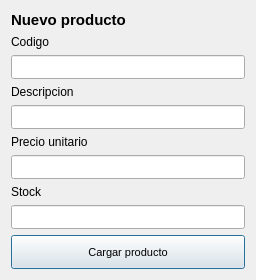
<?xml version="1.0" encoding="UTF-8"?>
<ui version="4.0">
 <class>nuevo_producto</class>
 <widget class="QDialog" name="nuevo_producto">
  <property name="geometry">
   <rect>
    <x>0</x>
    <y>0</y>
    <width>256</width>
    <height>272</height>
   </rect>
  </property>
  <property name="windowTitle">
   <string>Ingresar datos</string>
  </property>
  <layout class="QVBoxLayout" name="verticalLayout">
   <item>
    <widget class="QLabel" name="label_5">
     <property name="text">
      <string>&lt;html&gt;&lt;head/&gt;&lt;body&gt;&lt;p&gt;&lt;span style=&quot; font-size:11pt; font-weight:600;&quot;&gt;Nuevo producto&lt;/span&gt;&lt;/p&gt;&lt;/body&gt;&lt;/html&gt;</string>
     </property>
    </widget>
   </item>
   <item>
    <widget class="QFrame" name="frame">
     <property name="styleSheet">
      <string notr="true">QFrame#frame{
border: none;
}</string>
     </property>
     <property name="frameShape">
      <enum>QFrame::StyledPanel</enum>
     </property>
     <property name="frameShadow">
      <enum>QFrame::Raised</enum>
     </property>
     <layout class="QVBoxLayout" name="verticalLayout_2">
      <property name="leftMargin">
       <number>0</number>
      </property>
      <property name="topMargin">
       <number>0</number>
      </property>
      <property name="rightMargin">
       <number>0</number>
      </property>
      <property name="bottomMargin">
       <number>0</number>
      </property>
      <item>
       <widget class="QLabel" name="label">
        <property name="sizePolicy">
         <sizepolicy hsizetype="Preferred" vsizetype="Fixed">
          <horstretch>0</horstretch>
          <verstretch>0</verstretch>
         </sizepolicy>
        </property>
        <property name="text">
         <string>Codigo</string>
        </property>
       </widget>
      </item>
      <item>
       <widget class="QLineEdit" name="input_codigo">
        <property name="minimumSize">
         <size>
          <width>0</width>
          <height>24</height>
         </size>
        </property>
        <property name="placeholderText">
         <string/>
        </property>
       </widget>
      </item>
      <item>
       <widget class="QLabel" name="label_2">
        <property name="sizePolicy">
         <sizepolicy hsizetype="Preferred" vsizetype="Fixed">
          <horstretch>0</horstretch>
          <verstretch>0</verstretch>
         </sizepolicy>
        </property>
        <property name="text">
         <string>Descripcion</string>
        </property>
       </widget>
      </item>
      <item>
       <widget class="QLineEdit" name="input_desc">
        <property name="minimumSize">
         <size>
          <width>0</width>
          <height>24</height>
         </size>
        </property>
        <property name="placeholderText">
         <string/>
        </property>
       </widget>
      </item>
      <item>
       <widget class="QLabel" name="label_3">
        <property name="sizePolicy">
         <sizepolicy hsizetype="Preferred" vsizetype="Fixed">
          <horstretch>0</horstretch>
          <verstretch>0</verstretch>
         </sizepolicy>
        </property>
        <property name="text">
         <string>Precio unitario</string>
        </property>
       </widget>
      </item>
      <item>
       <widget class="QLineEdit" name="input_precio">
        <property name="minimumSize">
         <size>
          <width>0</width>
          <height>24</height>
         </size>
        </property>
        <property name="placeholderText">
         <string/>
        </property>
       </widget>
      </item>
      <item>
       <widget class="QLabel" name="label_4">
        <property name="sizePolicy">
         <sizepolicy hsizetype="Preferred" vsizetype="Fixed">
          <horstretch>0</horstretch>
          <verstretch>0</verstretch>
         </sizepolicy>
        </property>
        <property name="text">
         <string>Stock</string>
        </property>
       </widget>
      </item>
      <item>
       <widget class="QLineEdit" name="input_stock">
        <property name="minimumSize">
         <size>
          <width>0</width>
          <height>24</height>
         </size>
        </property>
        <property name="placeholderText">
         <string/>
        </property>
       </widget>
      </item>
     </layout>
    </widget>
   </item>
   <item>
    <widget class="QPushButton" name="btn_nuevo_producto">
     <property name="minimumSize">
      <size>
       <width>0</width>
       <height>34</height>
      </size>
     </property>
     <property name="font">
      <font>
       <pointsize>8</pointsize>
      </font>
     </property>
     <property name="cursor">
      <cursorShape>PointingHandCursor</cursorShape>
     </property>
     <property name="text">
      <string>Cargar producto</string>
     </property>
    </widget>
   </item>
  </layout>
 </widget>
 <resources/>
 <connections/>
</ui>
